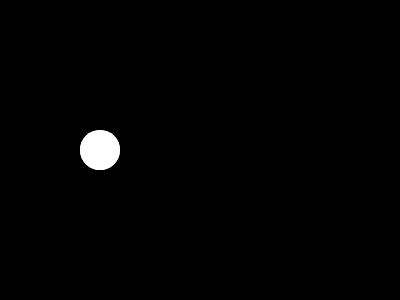
Frame 1 (no input)
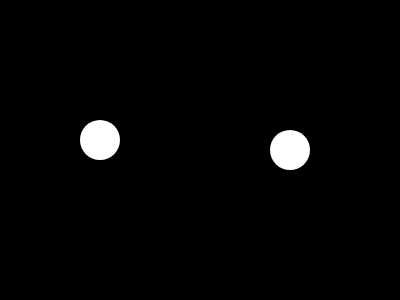
Frame 60 (no input)
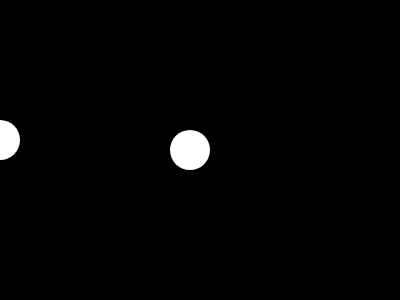
Frame 120 (the mouse pressed at the canvas centre since frame 60)

The p5.js sketch that drew these frames (run headless with seeded random() and noise() and a simulated clock; from frame 60 on, the mouse is pressed at the canvas centre):

// p5.js sketch
// ── sketch.js
// https://editor.p5js.org/novo/sketches/hS6GZi8aF
// two circles c1x, c2x v1

let c1x = 100;
let c1y = 150;
let c1xspeed = 0;
let c1yspeed = 10;
let c1size = 40;

let c2x = 100;
let c2y = 150;
let c2xspeed = 10;
let c2yspeed = 0;
let c2size = 40;

function setup() {
  createCanvas(400, 300);
  // must do in step because random not available
  // c1size = random(width)
}

function draw() {
  background(0);
  noStroke();
  fill(255);
  
  circle(c1x, c1y, c1size);
  c1x = (c1x + c1xspeed) % width;
  c1y = (c1y + c1yspeed) % height;
  
  circle(c2x, c2y, c2size);
  c2x = (c2x + c2xspeed) % width;
  c2y = (c2y + c2yspeed) % height;

}

function mousePressed() {
  c1x = 0;
  c2x = 0;
}


// Make Your Own (Make Your Own Variable)
// Code! Programming with p5.js
// The Coding Train / Daniel Shiffman
// https://thecodingtrain.com/beginners/p5js/2.2-make-your-own.html
// https://youtu.be/dRhXIIFp-ys

// Make Your Own Variable: https://editor.p5js.org/codingtrain/sketches/xPXNdPy17
// Growing Circle Exercise: https://editor.p5js.org/codingtrain/sketches/ehbMJ-otC
